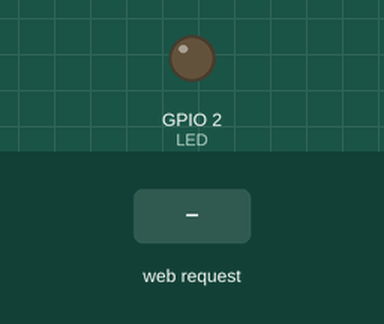
Simulated run of this sketch. Board: ESP32. Shown: output pins drawn as LEDs (lit = HIGH). The inputs (shaded band) are chosen by the test bench. WiFi joins after 1.5 s; servers stay silent unless stated; what the sketch prints to the serial monitor is not drawn.

Above: at 2.7 s.
2.8 s: HTTP request GET /ledOn received
At 3.9 s:
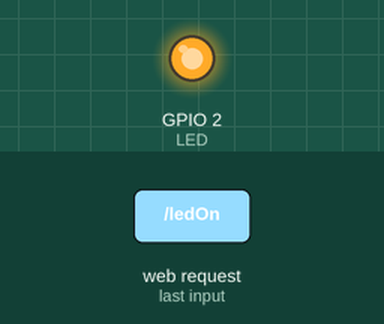
5.8 s: HTTP request GET /ledOff received
At 6.2 s:
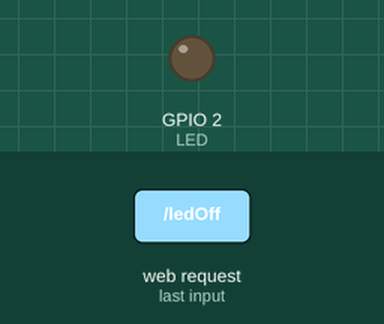
Timing chart, 0 to 8.8 s (numbered marks = the images above; inputs shaded):
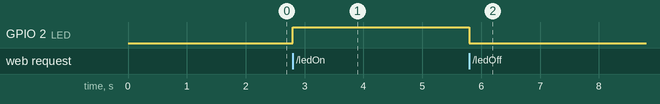

The sketch:

C1_HttpServerLed.ino
```cpp
/**
 * ============================================================================
 * LAB 3 - PHẦN C.1: TƯƠNG TÁC VỚI ĐÈN LED THÔNG QUA HTTP SERVER
 * Môn học: Công nghệ Internet of Things Hiện đại - UIT
 *
 * Code mẫu theo tài liệu thực hành (chuyển sang ESP32): dựng HTTP Server,
 * bật/tắt LED tích hợp (GPIO2) qua 2 nút ON/OFF trên trang web.
 *
 * Board: Tools -> Board -> esp32 -> ESP32 Dev Module
 * Sau khi nạp, mở Serial Monitor (115200 baud) để xem địa chỉ IP,
 * rồi gõ IP đó vào trình duyệt (máy tính phải cùng mạng WiFi với ESP32).
 * ============================================================================
 */

#include <WiFi.h>
#include <WebServer.h>

const char MAIN_page[] PROGMEM = R"=====(
<!DOCTYPE html>
<html>
<body>
<center>
<h1>State of LED: __</h1><br>
<a href="ledOn"><button>ON</button></a><br>
<a href="ledOff"><button>OFF</button></a><br>
</center>
</body>
</html>
)=====";

const char LEDON_page[] PROGMEM = R"=====(
<!DOCTYPE html>
<html>
<body>
<center>
<h1>State of LED: ON</h1><br>
<a href="ledOn"><button>ON</button></a><br>
<a href="ledOff"><button>OFF</button></a><br>
</center>
</body>
</html>
)=====";

const char LEDOFF_page[] PROGMEM = R"=====(
<!DOCTYPE html>
<html>
<body>
<center>
<h1>State of LED: OFF</h1><br>
<a href="ledOn"><button>ON</button></a><br>
<a href="ledOff"><button>OFF</button></a><br>
</center>
</body>
</html>
)=====";

// LED tích hợp của ESP32 DevKit nối với GPIO2, hoạt động mức cao (HIGH = sáng)
#define LED 2

// Tên và mật khẩu WiFi
const char *ssid = "UiTiOt-E3.1";
const char *password = "UiTiOtAP";

WebServer server(80);

void handleRoot() {
  Serial.println("You called root page");
  server.send(200, "text/html", MAIN_page);
}

void handleLEDon() {
  Serial.println("LED on page");
  digitalWrite(LED, HIGH);
  server.send(200, "text/html", LEDON_page);
}

void handleLEDoff() {
  Serial.println("LED off page");
  digitalWrite(LED, LOW);
  server.send(200, "text/html", LEDOFF_page);
}

void setup() {
  Serial.begin(115200);

  WiFi.mode(WIFI_STA);
  WiFi.begin(ssid, password);
  Serial.println("");

  pinMode(LED, OUTPUT);
  digitalWrite(LED, LOW);

  while (WiFi.status() != WL_CONNECTED) {
    delay(500);
    Serial.print(".");
  }

  Serial.println("");
  Serial.print("Connected to ");
  Serial.println(ssid);
  Serial.print("IP address: ");
  Serial.println(WiFi.localIP());

  server.on("/", handleRoot);
  server.on("/ledOn", handleLEDon);
  server.on("/ledOff", handleLEDoff);

  server.begin();
  Serial.println("HTTP server started");
}

void loop() {
  server.handleClient();
}
```

Measured:
- after the input at 2.8 s, GPIO 2 (LED): LOW → HIGH at once
- after the input at 5.8 s, GPIO 2 (LED): HIGH → LOW at once
